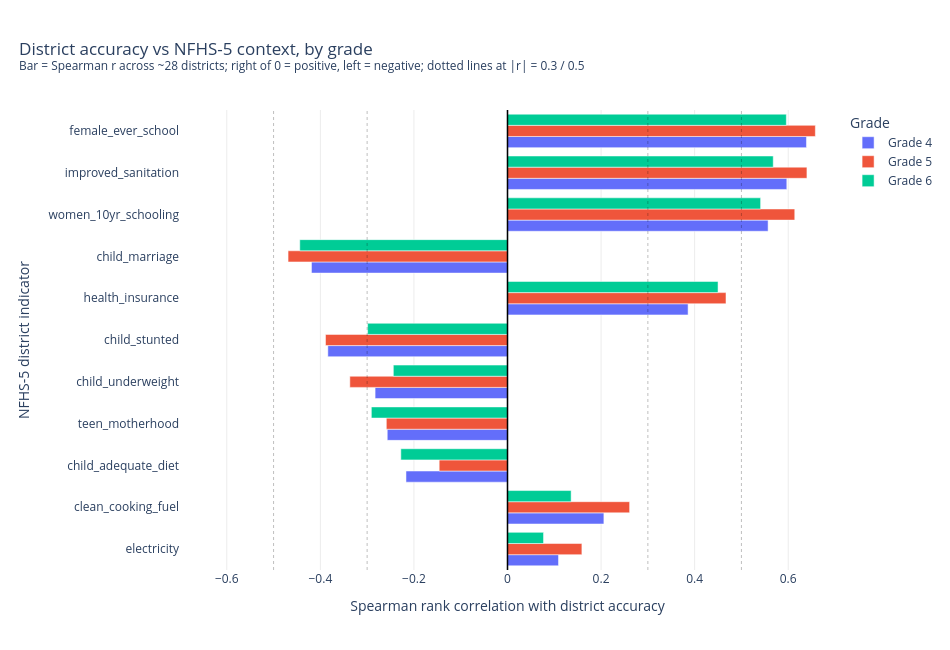

This figure's notebook cell:
### Markdown cell above
#### How to read `corr_by_grade` — district accuracy vs NFHS-5 context

Each number is a **Spearman rank correlation** between a district's NFHS-5
indicator and its student-weighted contest accuracy, computed separately for
Grade 4, 5, and 6 across ~28 districts. It answers: *do districts that rank
high on this indicator also rank high on accuracy?*

- **Sign** = direction: `+` the two move together, `−` they move oppositely.
- **Magnitude** (0–1): roughly ~0.1 weak, ~0.3 moderate, ~0.5+ strong.
- Rank-based, so it's robust to outlier districts; it is a **district-level
  (ecological) pattern, not a student-level one**.

**Reading across the grade columns (4 / 5 / 6):** for every indicator the three
grades are almost identical — a district's health/social profile relates to
Grade 4, 5, and 6 accuracy in nearly the same way. (The NFHS values don't vary
by grade; only the contest accuracy does.)

**Caveats to state in the write-up:**
- Correlation ≠ causation — a shared driver (e.g. district development/wealth) plausibly moves both.
- Ecological: district-level, so no inference about individual students.
- NFHS numbers are whole-district (urban + rural); the contest is rural-only → this dampens the true rural gradient.
- NFHS-5 (2019–20) predates the 2022–25 assessments.
- `electricity` / `clean_cooking_fuel` sit near 0 partly because they are near-universal (little between-district spread to correlate with).

> Keep this cell as methodology / reading guidance — the interpretive wording in the final submission should be your team's own.

### Code cell
# Visualize corr_by_grade: how each NFHS-5 district indicator correlates with
# contest accuracy, per grade. Bars right of 0 = positive (higher indicator ->
# higher accuracy); left of 0 = negative. Longer bar = stronger rank relationship.
corr_long = (
    corr_by_grade.reset_index()
    .melt(id_vars="indicator", var_name="grade", value_name="spearman_r")
)
# Strongest indicators (by |r|) end up at the top of the horizontal chart.
ind_order = corr_by_grade.index.tolist()[::-1]

fig = go.Figure()
for grade_val in grades:
    d = corr_long[corr_long["grade"] == grade_val]
    color = grade_colors.get(grade_val, "#AB63FA")
    fig.add_trace(
        go.Bar(
            y=d["indicator"],
            x=d["spearman_r"],
            orientation="h",
            name=f"Grade {grade_val}",
            marker_color=color,
            hovertemplate=f"Grade {grade_val}<br>%{{y}}<br>Spearman r = %{{x:.2f}}<extra></extra>",
        )
    )

fig.add_vline(x=0, line_width=1.5, line_color="black")
for x in (-0.5, -0.3, 0.3, 0.5):
    fig.add_vline(x=x, line_width=1, line_dash="dot", line_color="rgba(0,0,0,0.25)")

fig.update_yaxes(categoryorder="array", categoryarray=ind_order, title_text="NFHS-5 district indicator")
fig.update_xaxes(
    title_text="Spearman rank correlation with district accuracy",
    range=[-0.7, 0.7],
    gridcolor="rgba(0,0,0,0.08)",
)
fig.update_layout(
    title=dict(
        text=(
            "District accuracy vs NFHS-5 context, by grade"
            "<br><sup>Bar = Spearman r across ~28 districts; right of 0 = positive, left = negative; "
            "dotted lines at |r| = 0.3 / 0.5</sup>"
        ),
        x=0.02,
        xanchor="left",
    ),
    barmode="group",
    template="plotly_white",
    font=dict(size=12),
    width=950,
    height=650,
    margin=dict(t=110, l=180),
    legend_title="Grade",
)
fig.show()

### Figure 1 — Plotly figure (JSON) as saved in the notebook; plotly's stock layout.template omitted (floating-point values rounded to 4 significant figures)
{"data": [{"hovertemplate": "Grade 4<br>%{y}<br>Spearman r = %{x:.2f}<extra></extra>", "marker": {"color": "#636EFA"}, "name": "Grade 4", "orientation": "h", "type": "bar", "x": [0.639, 0.597, 0.557, -0.419, 0.386, -0.384, -0.283, -0.257, -0.217, 0.206, 0.109], "y": ["female_ever_school", "improved_sanitation", "women_10yr_schooling", "child_marriage", "health_insurance", "child_stunted", "child_underweight", "teen_motherhood", "child_adequate_diet", "clean_cooking_fuel", "electricity"]}, {"hovertemplate": "Grade 5<br>%{y}<br>Spearman r = %{x:.2f}<extra></extra>", "marker": {"color": "#EF553B"}, "name": "Grade 5", "orientation": "h", "type": "bar", "x": [0.658, 0.64, 0.614, -0.469, 0.467, -0.389, -0.337, -0.259, -0.146, 0.261, 0.159], "y": ["female_ever_school", "improved_sanitation", "women_10yr_schooling", "child_marriage", "health_insurance", "child_stunted", "child_underweight", "teen_motherhood", "child_adequate_diet", "clean_cooking_fuel", "electricity"]}, {"hovertemplate": "Grade 6<br>%{y}<br>Spearman r = %{x:.2f}<extra></extra>", "marker": {"color": "#00CC96"}, "name": "Grade 6", "orientation": "h", "type": "bar", "x": [0.596, 0.568, 0.541, -0.444, 0.45, -0.299, -0.244, -0.291, -0.228, 0.136, 0.077], "y": ["female_ever_school", "improved_sanitation", "women_10yr_schooling", "child_marriage", "health_insurance", "child_stunted", "child_underweight", "teen_motherhood", "child_adequate_diet", "clean_cooking_fuel", "electricity"]}], "layout": {"barmode": "group", "font": {"size": 12}, "height": 650, "legend": {"title": {"text": "Grade"}}, "margin": {"l": 180, "t": 110}, "shapes": [{"line": {"color": "black", "width": 1.5}, "type": "line", "x0": 0, "x1": 0, "xref": "x", "y0": 0, "y1": 1, "yref": "y domain"}, {"line": {"color": "rgba(0,0,0,0.25)", "dash": "dot", "width": 1}, "type": "line", "x0": -0.5, "x1": -0.5, "xref": "x", "y0": 0, "y1": 1, "yref": "y domain"}, {"line": {"color": "rgba(0,0,0,0.25)", "dash": "dot", "width": 1}, "type": "line", "x0": -0.3, "x1": -0.3, "xref": "x", "y0": 0, "y1": 1, "yref": "y domain"}, {"line": {"color": "rgba(0,0,0,0.25)", "dash": "dot", "width": 1}, "type": "line", "x0": 0.3, "x1": 0.3, "xref": "x", "y0": 0, "y1": 1, "yref": "y domain"}, {"line": {"color": "rgba(0,0,0,0.25)", "dash": "dot", "width": 1}, "type": "line", "x0": 0.5, "x1": 0.5, "xref": "x", "y0": 0, "y1": 1, "yref": "y domain"}], "title": {"text": "District accuracy vs NFHS-5 context, by grade<br><sup>Bar = Spearman r across ~28 districts; right of 0 = positive, left = negative; dotted lines at |r| = 0.3 / 0.5</sup>", "x": 0.02, "xanchor": "left"}, "width": 950, "xaxis": {"gridcolor": "rgba(0,0,0,0.08)", "range": [-0.7, 0.7], "title": {"text": "Spearman rank correlation with district accuracy"}}, "yaxis": {"categoryarray": ["electricity", "clean_cooking_fuel", "child_adequate_diet", "teen_motherhood", "child_underweight", "child_stunted", "health_insurance", "child_marriage", "women_10yr_schooling", "improved_sanitation", "female_ever_school"], "categoryorder": "array", "title": {"text": "NFHS-5 district indicator"}}}}
